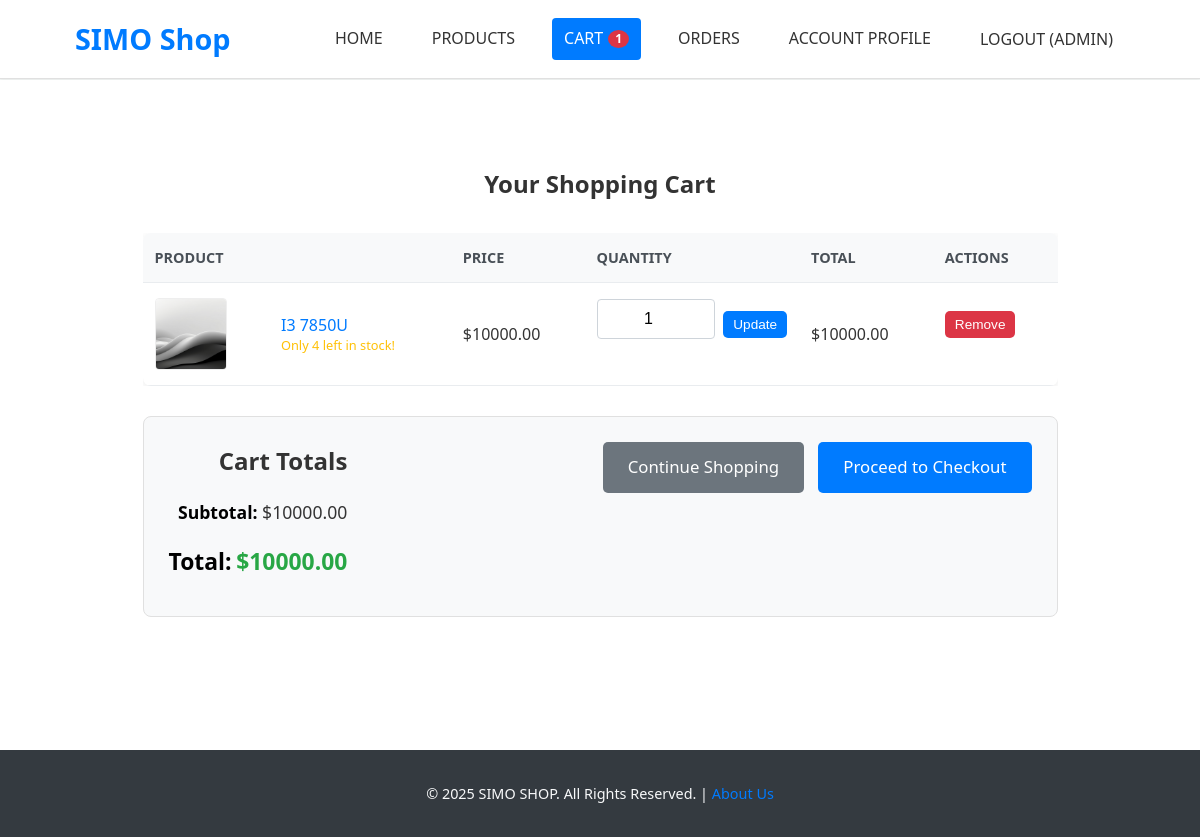
Screenshot of /shop/cart/ (signed in) with the database file from the repository.
### shop/models.py (models this page shows, shortened)
class OrderItem(models.Model):
    product = models.ForeignKey(Product, on_delete=models.SET_NULL, null=True, related_name='order_items')
    order = models.ForeignKey(Order, on_delete=models.SET_NULL, null=True, related_name='items')
    quantity = models.IntegerField(default=0, null=True, blank=True)
    date_added = models.DateTimeField(auto_now_add=True)
    @property
    def get_total(self):
        if self.product and self.product.price is not None and self.quantity is not None:
            total = self.product.price * self.quantity
            return total
        return 0

class Product(models.Model):
    seller = models.ForeignKey(
        User,
        on_delete=models.CASCADE,
        related_name='products_for_sale',
        help_text="The user selling this product.",
        null=True,  # Allows existing rows to have no seller initially
        blank=True  # Allows form submission without it if handled in view, though our ProductForm doesn't include it
    )
    category = models.ForeignKey(Category, related_name='products', on_delete=models.SET_NULL, null=True, blank=True)
    name = models.CharField(max_length=200)
    slug = models.SlugField(max_length=200,
                            help_text="Unique URL-friendly identifier for the product. Will be auto-generated if left blank by seller.")
    description = models.TextField(blank=True)
    price = models.DecimalField(max_digits=10, decimal_places=2)
    image = models.ImageField(upload_to='products/%Y/%m/%d/', blank=True, null=True,
                              help_text="Upload a product image.")
    stock = models.PositiveIntegerField(default=0, help_text="Available stock quantity.")
    available = models.BooleanField(default=True, help_text="Is the product available for purchase?")
    created_at = models.DateTimeField(auto_now_add=True)
    updated_at = models.DateTimeField(auto_now=True)
    class Meta:
        ordering = ('-created_at',)
        indexes = [
            models.Index(fields=['id', 'slug']),
            models.Index(fields=['seller']),
        ]

class Order(models.Model):
    customer = models.ForeignKey(Customer, on_delete=models.SET_NULL, null=True, blank=True, related_name='orders')
    date_ordered = models.DateTimeField(auto_now_add=True)
    complete = models.BooleanField(default=False, help_text="Is the order complete and processed?")
    transaction_id = models.CharField(max_length=100, null=True, blank=True, unique=True, default=uuid.uuid4)
    class Meta:
        ordering = ('-date_ordered',)
    @property
    def get_cart_total(self):
        orderitems = self.items.all()
        total = sum([item.get_total for item in orderitems])
        return total
    @property
    def get_cart_items(self):
        orderitems = self.items.all()
        total = sum([item.quantity for item in orderitems])
        return total

### shop/views.py (the view)
# urls.py: path('cart/', views.cart_detail, name='cart_detail'),
def cart_detail(request):
    order = _get_or_create_cart(request)
    items = order.items.all().select_related('product') if order else []
    context = {
        'order': order,
        'items': items,
        'cart_item_count': order.get_cart_items if order else 0
    }
    return render(request, 'shop/cart_detail.html', context)

### shop/templatetags/shop_tags.py (called while the page is built)
@register.filter(name='is_seller')
def is_seller(user):
    if user and user.is_authenticated:
        try:
            customer_profile = getattr(user, 'customer_profile', None)
            if customer_profile:
                return customer_profile.is_seller
        except Customer.DoesNotExist: # Should not happen if using OneToOneField correctly with get_or_create
            return False
        except AttributeError: # Handles cases where customer_profile might not be directly on user
            try:
                customer = Customer.objects.get(user=user)
                return customer.is_seller
            except Customer.DoesNotExist:
                return False # No customer profile means not a seller
    return False

@register.simple_tag(takes_context=True)
def get_cart_item_count_tag(context):
    request = context.get('request')
    if request:
        from shop.views import _get_or_create_cart # Import locally to avoid circular dependency issues
        order = _get_or_create_cart(request)
        return order.get_cart_items if order else 0
    return 0

### shop/views.py (called while the page is built, shortened)
def _get_or_create_cart(request):
    customer = None
    order = None
    if request.user.is_authenticated:
        try:
            customer, created = Customer.objects.get_or_create(
                user=request.user,
                defaults={
                    'name': request.user.get_full_name() or request.user.username,
                    'email': request.user.email
                }
            )
            order, created = Order.objects.get_or_create(customer=customer, complete=False)
        except AttributeError:
            pass
    return order

### shop/templates/shop/cart_detail.html (shortened to what this page needs)
{% extends "shop/base.html" %}
{% load static %}
{% block content %}
<div class="cart-container container">
    <h2>Your Shopping Cart</h2>
    {% if not items %}
        <div class="cart-empty">
            <p>Your cart is currently empty.</p>
            <a href="{% url 'shop:product_list_all' %}" class="button">Continue Shopping</a>
        </div>
    {% else %}
        <div class="cart-items-table-wrapper">
            <table class="cart-items-table">
                <thead>
                    <tr>
                        <th colspan="2">Product</th>
                        <th>Price</th>
                        <th>Quantity</th>
                        <th>Total</th>
                        <th>Actions</th>
                    </tr>
                </thead>
                <tbody>
                    {% for item in items %}
                    <tr class="cart-item-row">
                        <td class="item-image-cell">
                            {% if item.product.image %}
                                <a href="{% url 'shop:product_detail' item.product.id item.product.slug %}">
                                    <img src="{{ item.product.image.url }}" alt="{{ item.product.name }}">
                                </a>
                            {% else %}
                                <a href="{% url 'shop:product_detail' item.product.id item.product.slug %}">
                                    <img src="https://placehold.co/80x80/EFEFEF/AAAAAA?text=No+Image" alt="{{ item.product.name }}">
                                </a>
                            {% endif %}
                        </td>
                        <td class="item-name-cell">
                            <a href="{% url 'shop:product_detail' item.product.id item.product.slug %}">{{ item.product.name }}</a>
                            {% if item.product.stock < 5 and item.product.stock > 0 %}
                                <small class="text-warning d-block">Only {{ item.product.stock }} left in stock!</small>
                            {% elif item.product.stock == 0 %}
                                <small class="text-danger d-block">Out of stock (will be removed if quantity not updated)</small>
                            {% endif %}
                        </td>
                        <td class="item-price-cell">${{ item.product.price|floatformat:2 }}</td>
                        <td class="item-quantity-cell">
                            <form method="POST" action="{% url 'shop:update_cart_item_quantity' item.id %}" class="quantity-form">
                                <input type="number" name="quantity" value="{{ item.quantity }}" min="0" max="{{ item.product.stock }}" class="quantity-input">
                                <button type="submit" class="button button-small update-quantity-btn">Update</button>
                            </form>
                        </td>
                        <td class="item-total-cell">${{ item.get_total|floatformat:2 }}</td>
                        <td class="item-actions-cell">
                            <form method="POST" action="{% url 'shop:remove_from_cart' item.id %}" class="remove-form">
                                <button type="submit" class="button button-danger button-small remove-btn">Remove</button>
                            </form>
                        </td>
                    </tr>
                    {% endfor %}
                </tbody>
            </table>
        </div>
        <div class="cart-summary">
            <div class="summary-details">
                <h3>Cart Totals</h3>
                <p><strong>Subtotal:</strong> <span id="cart-subtotal">${{ order.get_cart_total|floatformat:2 }}</span></p>
                <p class="cart-total-final"><strong>Total:</strong> <span id="cart-grand-total">${{ order.get_cart_total|floatformat:2 }}</span></p>
            </div>
            <div class="cart-actions">
                <a href="{% url 'shop:product_list_all' %}" class="button button-secondary">Continue Shopping</a>
                <a href="{% url 'shop:checkout' %}" class="button checkout-btn">Proceed to Checkout</a>
            </div>
        </div>
    {% endif %}
</div>
{% endblock content %}

### shop/templates/shop/base.html (shortened to what this page needs)
{% load static %}
{% load shop_tags %}
<html lang="en">
<head>
</head>
<body>
    <header>
        <div class="container">
            <div id="branding">
                <a href="{% url 'home_dashboard' %}">SIMO Shop</a>
            </div>
            <nav>
                <ul>
                    {% get_cart_item_count_tag as current_cart_items %}
                    {% if not user.is_authenticated %}
                        <li><a href="{% url 'shop:product_list_all' %}" class="{% if request.resolver_match.url_name == 'product_list_all' or request.resolver_match.url_name == 'product_list_by_category' %}active{% endif %}">Products</a></li>
                        <li class="cart-info">
                             <a href="{% url 'shop:cart_detail' %}" class="{% if request.resolver_match.url_name == 'cart_detail' %}active{% endif %}">
                                <span class="cart-text">Cart</span>
                                {% if current_cart_items > 0 %}
                                    <span class="cart-badge">{{ current_cart_items }}</span>
                                {% endif %}
                            </a>
                        </li>
                        <li><a href="{% url 'shop:login' %}" class="{% if request.resolver_match.url_name == 'login' %}active{% endif %}">Login</a></li>
                        <li><a href="{% url 'shop:customer_register' %}" class="{% if request.resolver_match.url_name == 'customer_register' %}active{% endif %}">Register</a></li>
                    {% else %}
                        <li><a href="{% url 'home_dashboard' %}"
                               class="{% if request.resolver_match.url_name == 'home_dashboard' %}active{% endif %}">
                               Home
                            </a>
                        </li>
                        <li><a href="{% url 'shop:product_list_all' %}" class="">Products</a></li>
                         <li class="cart-info">
                             <a href="{% url 'shop:cart_detail' %}" class="{% if request.resolver_match.url_name == 'cart_detail' %}active{% endif %}">
                                <span class="cart-text">Cart</span>
                                {% if current_cart_items > 0 %}
                                    <span class="cart-badge">{{ current_cart_items }}</span>
                                {% endif %}
                            </a>
                        </li>
                        <li><a href="{% url 'shop:order_history' %}" class="{% if request.resolver_match.url_name == 'order_history' %}active{% endif %}">Orders</a></li>
                        <li><a href="{% url 'shop:customer_profile' %}" class="{% if request.resolver_match.url_name == 'customer_profile' %}active{% endif %}">Account Profile</a></li>
                        <li>
                            <form id="logout-form" method="POST" action="{% url 'shop:logout' %}" style="display: inline;">
                                <button type="submit" class="link-style-button">Logout ({{ user.username|truncatechars:15 }})</button>
                            </form>
                        </li>
                    {% endif %}
                </ul>
            </nav>
        </div>
    </header>
    <div class="main-content">
        <div class="container">
            {% block content %}{% endblock content %}
        </div>
    </div>
    <footer>
        <p>&copy; {% now "Y" %} SIMO SHOP. All Rights Reserved. | <a href="{% url 'shop:about_page' %}">About Us</a></p>
    </footer>
</body>
</html>

### shop/templates/shop/base.html (style rules this page uses)
body, html { margin: 0; padding: 0; font-family: 'Segoe UI', Tahoma, Geneva, Verdana, sans-serif; line-height: 1.6; background-color: #f4f7f6; color: #333; font-size: 16px; }
.container { width: 90%; max-width: 1200px; margin: 0 auto; padding: 0 15px; box-sizing: border-box; }
header { background: #ffffff; color: #333; padding: 1rem 0; border-bottom: 1px solid #e0e0e0; box-shadow: 0 2px 4px rgba(0,0,0,0.05); }
header a { color: #333; text-decoration: none; font-weight: 500; }
header .container { display: flex; justify-content: space-between; align-items: center; }
header #branding a { font-size: 1.8em; font-weight: 700; color: #007bff; }
header nav ul { padding: 0; list-style: none; margin: 0; display: flex; align-items: center; }
header nav ul li { margin-left: 25px; }
header nav ul li a, header nav ul li button.link-style-button { padding: 8px 12px; border-radius: 4px; transition: background-color 0.2s ease-in-out, color 0.2s ease-in-out; background: none; border: none; color: #333; cursor: pointer; font-family: inherit; font-size: inherit; font-weight: 500; text-transform: uppercase; }
header nav ul li a:hover, header nav ul li a.active { background-color: #007bff; color: #fff; }
.cart-info a { position: relative; display: flex; align-items: center; }
.cart-info a .cart-text { margin-right: 5px; }
.cart-badge { background-color: #dc3545; color: white; border-radius: 50%; padding: 3px 7px; font-size: 0.75em; font-weight: bold; line-height: 1; position: relative; }
.main-content { padding: 25px 0; min-height: calc(100vh - 100px - 80px); background-color: #ffffff; margin-top: 1px; }
.main-content .container { background-color: #ffffff; padding-top: 20px; padding-bottom: 20px; border-radius: 5px; }
footer { background: #343a40; color: #f8f9fa; text-align: center; padding: 2rem 0; margin-top: auto; font-size: 0.9em; }
footer p { margin: 0; }
footer a { color: #007bff; text-decoration: none; }
.button, button, input[type="submit"] { display: inline-block; background-color: #007bff; color: white; padding: 10px 20px; text-decoration: none; border: none; border-radius: 5px; cursor: pointer; font-size: 1em; transition: background-color 0.2s ease-in-out; }
.button-secondary { background-color: #6c757d; }
.button-danger { background-color: #dc3545; }
.button-small { padding: 6px 12px; font-size: 0.9em; }
form { margin-bottom: 20px; }
form input[type="text"], form input[type="email"], form input[type="password"], form input[type="number"], form select, form textarea { width: 100%; padding: 10px; margin-bottom: 10px; border: 1px solid #ced4da; border-radius: 4px; box-sizing: border-box; font-size: 1em; }

### rows the page displays
OrderItem: product.image (picture), product.name "I3 7850U", product.stock "4", product.price "10000.00", quantity "1", get_total "10000.00"
Order: get_cart_total "10000.00"

### other values shown
{{ current_cart_items }} "1"
{{ user.username|truncatechars:15 }} "ADMIN"
